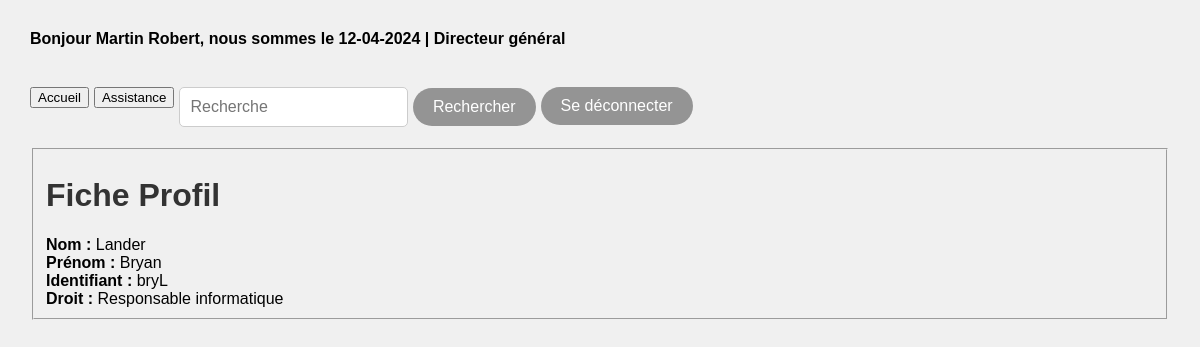
The page /?action=ficheProfil&id=2 (signed in) on the database its author committed.
### tables this page shows
CREATE TABLE IF NOT EXISTS `utilisateur` (
  `id` int(11) NOT NULL AUTO_INCREMENT,
  `nom` text NOT NULL,
  `prenom` text NOT NULL,
  `identifiant` text NOT NULL,
  `mdp` text NOT NULL,
  `droit` int(11) NOT NULL,
  PRIMARY KEY (`id`)
);

### Class/utilisateur.php (called while the page is built, shortened)
<?php
class ManagerUtilisateur {
    private $bd;
    public function __construct() {
        $this -> bd = new PDO("mysql:host=localhost;dbname=crm", 'root', '');
    }
        public function GetUserById($id) {
            $sql = 'SELECT * FROM utilisateur WHERE id = "'.$id.'"';
            $requete = $this -> bd -> query($sql);
            $donnees = $requete -> fetchAll(PDO::FETCH_ASSOC);
            return $donnees;
        }
}
?>

### View/ficheProfil.php (the view, shortened to what this page needs)
<?php
if(isset($_GET['id'])) {
    $idFicheProfilAChercher = $_GET['id'];
    $managerUtilisateur = new ManagerUtilisateur();
    $utilisateur = $managerUtilisateur->GetUserById($idFicheProfilAChercher);
    if ($utilisateur != NULL) {
        echo"<fieldset><h1>Fiche Profil</h1>";
        echo "<b>Nom : </b>" . $utilisateur[0]['nom'] . "<br>";
        echo "<b>Prénom : </b>" . $utilisateur[0]['prenom'] . "<br>";
        echo "<b>Identifiant : </b>" . $utilisateur[0]['identifiant'] . "<br>";
        echo "<b>Droit : </b>" . $poste[$utilisateur[0]['droit']] . "<br></fieldset>";
    } else {
        echo "Cette id n'est assigné a aucune fiche.";
    }
} else {
    echo "Il faut spécifier un id de recherche dans l'url (pour lui afficher sa fiche).";
}
?>

### style.css (style rules this page uses)
body { font-family: Arial, sans-serif; margin: 30; padding: 0; background-color: #f0f0f0; }
h1, h2, h3 { color: #333; }

### rows shown on the page
utilisateur: nom "Lander", prenom "Bryan", identifiant "bryL", droit "Responsable informatique"

### other values the page prints
$_SESSION['nom'] "Martin"
$_SESSION['prenom'] "Robert"
$poste[$_SESSION['droit']] "Directeur général"
